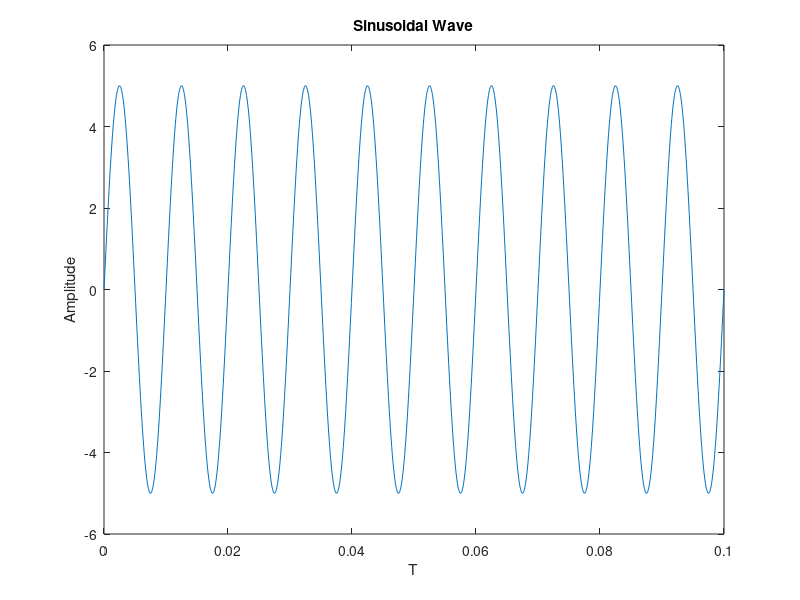

Write the MATLAB code that produced this figure.
%Explain and generate sinusoidal wave with different 
%frequency.

clc;
close all;
A=5;
f=100;
%input("Input Frequency : ");
T=1/f;
t=0:T/f:0.1;
y=A*sin(2*pi*f*t);
plot(t,y);
xlabel('T');ylabel('Amplitude');
title('Sinusoidal Wave');
